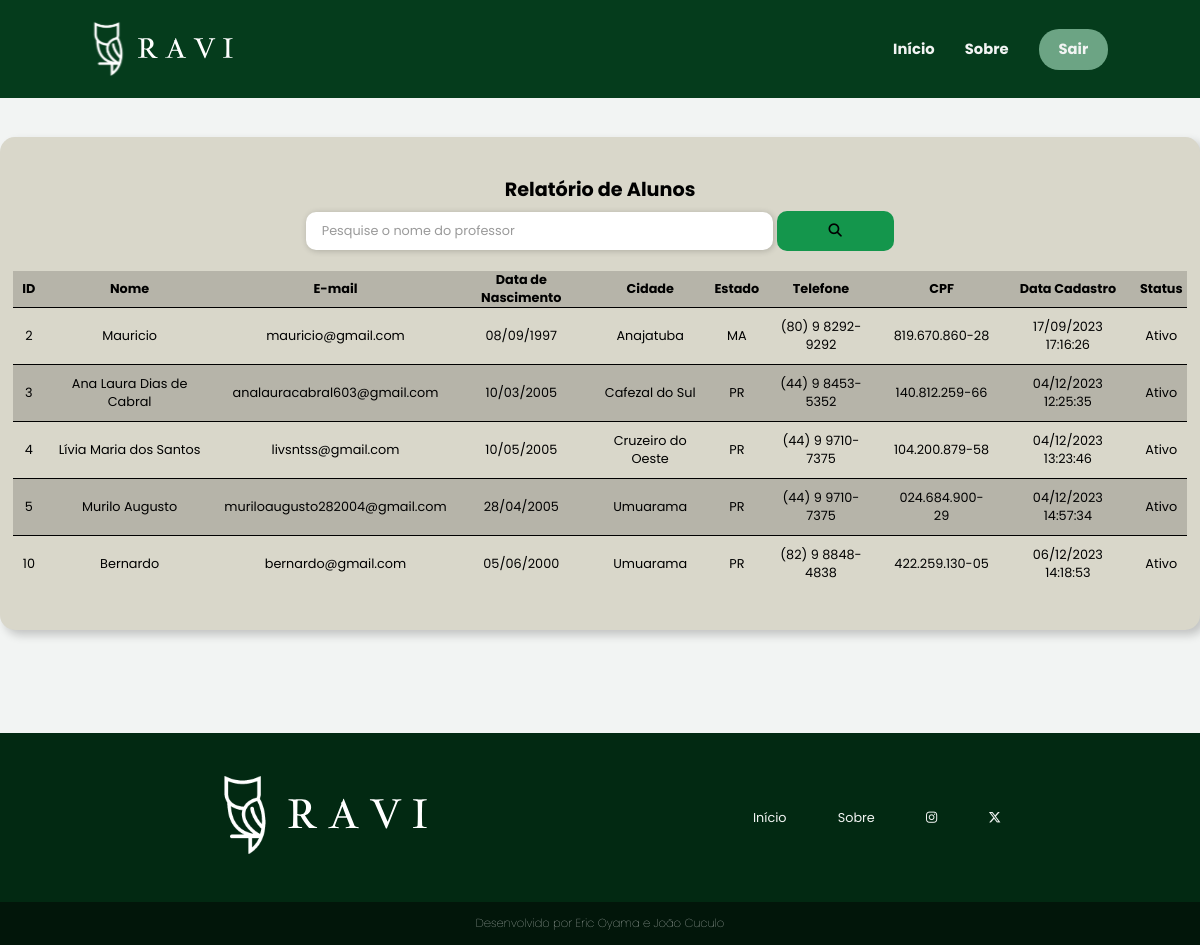
Page /sistema-usuario/usuario/relatorio-aluno.php (signed in) on the earlier database version.
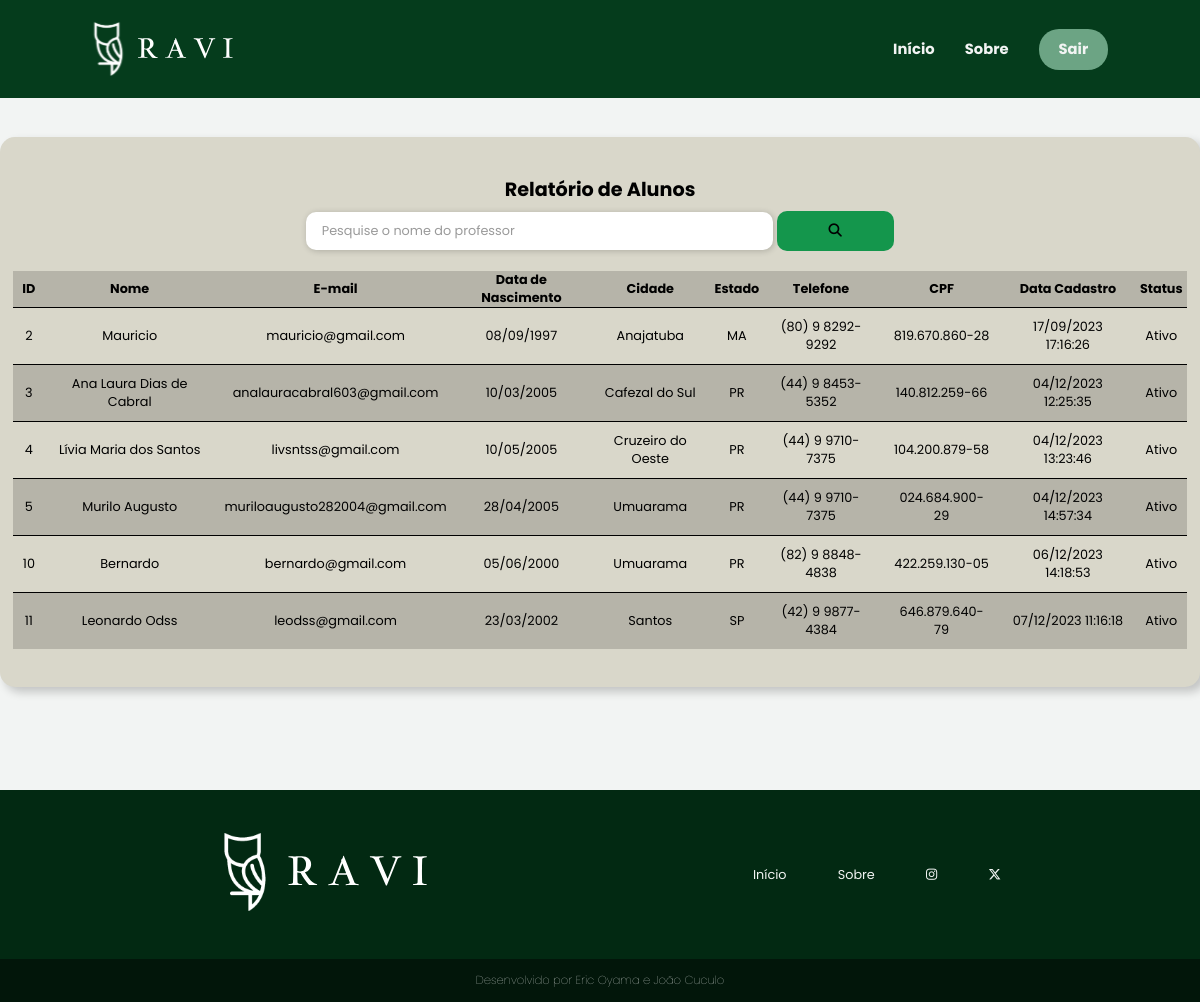
Same page on the later database version.
### tables this page shows
CREATE TABLE `aluno` (
  `id` int(11) NOT NULL,
  `nome` varchar(100) NOT NULL,
  `email` varchar(100) NOT NULL,
  `senha` varchar(255) NOT NULL,
  `dn` date NOT NULL,
  `endereco` varchar(100) NOT NULL,
  `cep` varchar(20) NOT NULL,
  `estado` varchar(100) NOT NULL,
  `cidade` varchar(100) NOT NULL,
  `telefone` varchar(20) NOT NULL,
  `cpf` varchar(20) NOT NULL,
  `rg` varchar(20) NOT NULL,
  `sexo` varchar(10) NOT NULL,
  `dataCad` timestamp NOT NULL DEFAULT current_timestamp(),
  `status` varchar(11) NOT NULL
);

### sistema-usuario/usuario/relatorio-aluno.php (the view, shortened to what this page needs)
<?php
    require_once('../../conexao.php');
    $V_WHERE = "";
    $sql = "SELECT * FROM aluno WHERE 1 = 1 " . $V_WHERE;
    $resultado = mysqli_query($conexao, $sql);
?>
<!DOCTYPE html>
<html lang="pt-br">
<head>
    <link rel="stylesheet" href="../../assets/css/header-footer.css">
    <link rel="stylesheet" href="../../assets/css/principal.css">
    <link rel="stylesheet" href="../../assets/css/relatorios.css">
</head>
<body>
    <?php require_once("../template-usuario/menu2.php") ?>
    <main class="container">
        <section class="relatorio-box">
            <h2>Relatório de Alunos</h2>
            <div class="input-group">
                <form method="post"class="input-box-search">
                    <div style="display: flex; justify-content: center; align-items: center; gap: .3rem; width: 50%;">
                        <input type="search" name="nome" placeholder="Pesquise o nome do professor" style="width: 80%;">
                        <button type="submit" name="pesquisar" class="conta-btn" style="border: none; border-radius: 10px; width: 20%;"><i class="fa-solid fa-magnifying-glass"></i></button>
                    </div>
                </form>
            </div>
            <div class="table-roll-y table-roll-x">
                <table>
                    <thead>
                        <tr id="cabecalho-relatorio">
                            <th>ID</th>
                            <th>Nome</th>
                            <th>E-mail</th>
                            <th>Data de Nascimento</th>
                            <th>Cidade</th>
                            <th>Estado</th>
                            <th>Telefone</th>
                            <th>CPF</th>
                            <th>Data Cadastro</th>
                            <th>Status</th>
                        </tr>
                    </thead>
                    <tbody>
                        <?php while ($linha = mysqli_fetch_array($resultado)) {
                            $dn = new DateTime($linha['dn']);
                            $dataCad = new DateTime($linha['dataCad']);
                            if ($linha['status'] == 1) {
                                $status = "Ativo";
                            } else {
                                $status = "Inativo";
                            }
                            ?>
                        <tr>
                            <td class="td-espaco"><?= $linha['id'] ?></td>
                            <td class="td-espaco"><?= $linha['nome'] ?></td>
                            <td class="td-espaco"><?= $linha['email'] ?></td>
                            <td class="td-espaco"><?= $dn->format('d/m/Y') ?></td>
                            <td class="td-espaco"><?= $linha['cidade'] ?></td>
                            <td class="td-espaco"><?= $linha['estado'] ?></td>
                            <td class="td-espaco"><?= $linha['telefone'] ?></td>
                            <td class="td-espaco"><?= $linha['cpf'] ?></td>
                            <td class="td-espaco"><?= $dataCad->format('d/m/Y H:i:s') ?></td>
                            <td class="td-espaco"><?= $status ?></td>
                        </tr>
                        <?php } ?>
                    </tbody>
                </table>
            </div>
        </section>
    </main>
    <?php require_once("../template-usuario/rodape1.php") ?>
</body>
</html>

### sistema-usuario/template-usuario/menu2.php (shortened to what this page needs)
<header>
    <nav>
        <div class="logo">
            <img src="../../assets/img/logo-ravi-complete.svg" alt="Ravi">
        </div>
        <div class="menu">
            <ul>
                <li><a href="principal.php">Início</a></li>
                <li><a href="sobre.php">Sobre</a></li>
                <li class="entrar-btn"><a href="../sair.php">Sair</a></li>
            </ul>
        </div>
    </nav>
</header>

### sistema-usuario/template-usuario/rodape1.php
<footer>
    <div class="footer-conteudo">
        <div class="footer-logo">
            <img src="../../assets/img/logo-ravi-complete.svg" alt="Ravi">
        </div>
        <ul class="footer-list">
            <li><a href="principal.php">Início</a></li>
            <li><a href="sobre.php">Sobre</a></li>
            <li><a href="https://www.instagram.com/ravi.sitee/" target="_blank"><i class="fa-brands fa-instagram"></i></a></li>
            <li><a href="https://twitter.com/RaviSiteTCC" target="_blank"><i class="fa-brands fa-x-twitter"></i></a></li>
        </ul>
    </div>
        <div class="developers">
            Desenvolvido por Eric Oyama e João Cuculo
        </div>
</footer>

### assets/css/header-footer.css (style rules this page uses)
* { margin: 0; padding: 0; box-sizing: border-box; font-family: 'Poppins', sans-serif; }
:root { --color-primary: #053c1c; --color-secundary: #6ca484; --color-tertiary: #14964C; --color-black: #000; --color-white: #f2f4f3; font-size: 80%; }
html { height: 100%; min-height: 100%; }
body { display: flex; flex-direction: column; min-height: 100%; width: 100%; }
header { background-color: var(--color-primary); }
header nav { display: flex; justify-content: space-between; padding: 1.5rem 6rem; }
.logo { display: flex; align-items: center; }
.logo img { height: 60px; }
.menu { display: flex; align-items: center; }
.menu ul { display: flex; justify-content: center; list-style-type: none; }
.menu ul li { margin: 0 15px; display: flex; align-items: center; }
.menu ul li a, .menu-responsivo ul li a { text-decoration: none; font-size: 1.15rem; color: var(--color-white); font-weight: bold; }
.entrar-btn { background-color: var(--color-secundary); padding: 10px 20px; border-radius: 20px; }
.conta-btn { background-color: var(--color-tertiary); padding: 10px 20px; border-radius: 20px; }
footer { width: 100%; color: var(--color-white); margin-top: auto; }
footer a { text-decoration: none; }
.footer-conteudo { background-color: #022912; display: flex; align-items: center; justify-content: space-around; padding: 3rem 3.5rem; }
.footer-list { display: flex; list-style: none; gap: 4rem; }
.footer-list a { color: var(--color-white); font-weight: normal; }
.developers { background-color: #02160a; display: flex; justify-content: center; font-size: 0.9rem; padding: 1rem; font-weight: 100; }

### assets/css/principal.css (style rules this page uses)
body { background-color: var(--color-white); }
.container { max-width: 1200px; width: 100%; margin: 0 auto; }

### assets/css/relatorios.css (style rules this page uses)
.relatorio-box, .relatorio-box-big { display: flex; flex-direction: column; align-items: center; justify-content: center; background-color: #D9D7CA; border-radius: 15px; box-shadow: 5px 5px 10px rgba(0, 0, 0, 0.2); padding: 3rem; margin: 3rem 0 8rem; }
.relatorio-box { width: 1200px; }
table { border-collapse: collapse; width: 100%; }
.table-roll-y { max-height: 1000px; overflow-y: auto; }
.table-roll-x { overflow-x: auto; width: 100%; }
td { text-align: center; border-top: 1px solid black; padding: 3px; }
.td-espaco { padding: 10px; }
form { display: flex; flex-direction: column; align-items: center; justify-content: center; width: 100%; }
.input-group { display: flex; flex-direction: column; width: 100%; }
.input-box-search { display: flex; flex-direction: column; margin-bottom: 1rem; color: var(--color-white); position: relative; }
.input-box-search input { font-size: 1rem; margin: 0.6rem 0; padding: 0.8rem 1.2rem; border: none; border-radius: 10px; box-shadow: 1px 1px 6px rgba(0, 0, 0, 0.2); }
.input-box-search input::placeholder { color: rgba(0, 0, 0, 0.4); }
tr:nth-child(2n-2), #cabecalho-relatorio { background-color: #b6b4a9; }
@media screen and (max-width: 1360px) { .relatorio-box-big, .relatorio-box { width: 100%; padding-left: 1rem; padding-right: 1rem; } }

Differences in the rows shown:
added aluno: id "11", nome "Leonardo Odss", email "leodss@gmail.com", dn "23/03/2002", cidade "Santos", estado "SP", telefone "(42) 9 9877-4384", cpf "646.879.640-79", dataCad "07/12/2023 11:16:18", status "Ativo"
